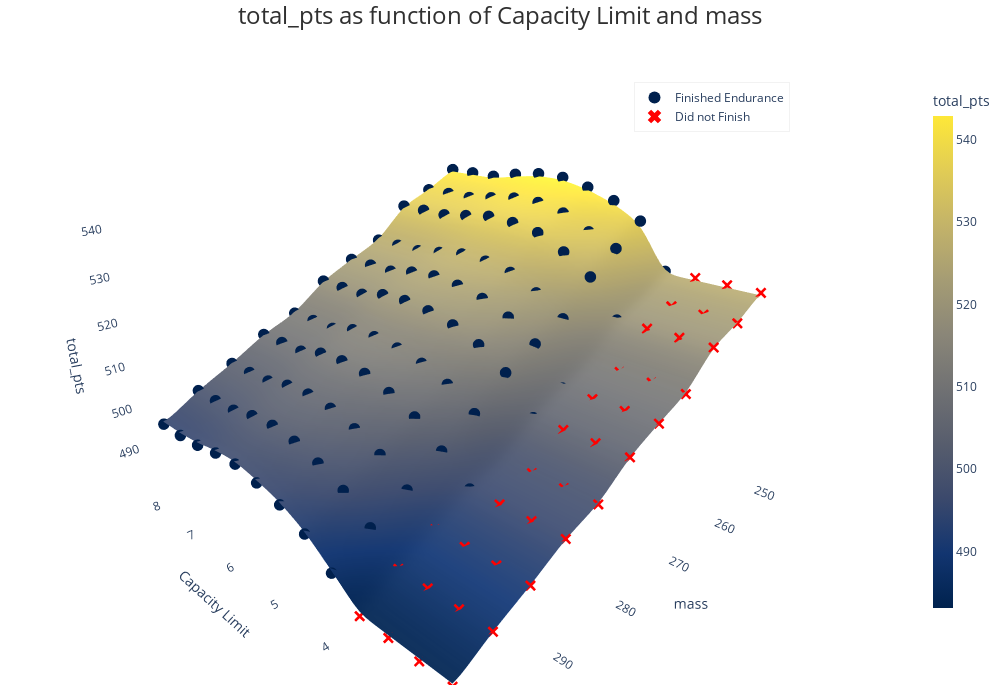

Notebook code cell kept with this figure:
### Code cell
cap_limit_results_2D.plot_surface(view_angle=135)

### Figure 1 — Plotly figure (JSON) as saved in the notebook; plotly's stock layout.template omitted (floating-point values rounded to 4 significant figures; data arrays with more than 128 entries replaced by an {"elided": "..."} marker saying what was removed)
{"data": [{"colorbar": {"len": 0.8, "thickness": 20, "tickfont": {"size": 12}, "title": {"font": {"size": 14}, "text": "total_pts"}}, "colorscale": [[0, "#00224e"], [0.1111, "#123570"], [0.2222, "#3b496c"], [0.3333, "#575d6d"], [0.4444, "#707173"], [0.5556, "#8a8678"], [0.6667, "#a59c74"], [0.7778, "#c3b369"], [0.8889, "#e1cc55"], [1, "#fee838"]], "hovertemplate": "Capacity Limit: %{x:.2f}<br>mass: %{y:.2f}<br>total_pts: %{z:.2f}<extra></extra>", "type": "surface", "x": {"elided": "55x65 float values"}, "y": {"elided": "55x65 float values"}, "z": {"elided": "55x65 float values"}}, {"marker": {"color": "#00204D", "size": 4}, "mode": "markers", "name": "Finished Endurance", "type": "scatter3d", "x": [4.0, 4.0, 4.0, 4.0, 4.0, 4.0, 4.0, 4.0, 4.5, 4.5, 4.5, 4.5, 4.5, 4.5, 4.5, 4.5, 4.5, 4.5, 4.5, 5.0, 5.0, 5.0, 5.0, 5.0, 5.0, 5.0, 5.0, 5.0, 5.0, 5.0, 5.5, 5.5, 5.5, 5.5, 5.5, 5.5, 5.5, 5.5, 5.5, 5.5, 5.5, 6.0, 6.0, 6.0, 6.0, 6.0, 6.0, 6.0, 6.0, 6.0, 6.0, 6.0, 6.5, 6.5, 6.5, 6.5, 6.5, 6.5, 6.5, 6.5, 6.5, 6.5, 6.5, 7.0, 7.0, 7.0, 7.0, 7.0, 7.0, 7.0, 7.0, 7.0, 7.0, 7.0, 7.5, 7.5, 7.5, 7.5, 7.5, 7.5, 7.5, 7.5, 7.5, 7.5, 7.5, 8.0, 8.0, 8.0, 8.0, 8.0, 8.0, 8.0, 8.0, 8.0, 8.0, 8.0, 8.5, 8.5, 8.5, 8.5, 8.5, 8.5, 8.5, 8.5, 8.5, 8.5, 8.5], "y": [250, 255, 260, 265, 270, 275, 280, 285, 250, 255, 260, 265, 270, 275, 280, 285, 290, 295, 300, 250, 255, 260, 265, 270, 275, 280, 285, 290, 295, 300, 250, 255, 260, 265, 270, 275, 280, 285, 290, 295, 300, 250, 255, 260, 265, 270, 275, 280, 285, 290, 295, 300, 250, 255, 260, 265, 270, 275, 280, 285, 290, 295, 300, 250, 255, 260, 265, 270, 275, 280, 285, 290, 295, 300, 250, 255, 260, 265, 270, 275, 280, 285, 290, 295, 300, 250, 255, 260, 265, 270, 275, 280, 285, 290, 295, 300, 250, 255, 260, 265, 270, 275, 280, 285, 290, 295, 300], "z": [525.9, 521.4, 518.7, 511.6, 508.4, 504.9, 499.0, 496.2, 536.3, 531.5, 526.8, 519.4, 516.1, 512.3, 506.3, 501.4, 496.7, 492.7, 487.5, 539.9, 534.0, 531.0, 523.5, 520.1, 516.3, 510.2, 506.1, 501.3, 497.2, 492.1, 542.0, 537.2, 534.1, 526.6, 522.5, 518.8, 512.6, 508.9, 504.0, 500.0, 494.8, 543.4, 538.6, 535.2, 527.7, 523.9, 520.1, 513.9, 510.8, 505.9, 501.8, 496.3, 543.4, 538.6, 535.5, 527.9, 524.5, 520.6, 514.4, 511.4, 506.6, 502.6, 497.3, 542.4, 537.6, 534.5, 526.9, 523.8, 520.3, 514.1, 511.0, 506.1, 502.1, 496.8, 541.0, 536.6, 533.5, 525.9, 522.5, 518.6, 512.4, 509.3, 504.7, 500.7, 495.7, 541.0, 536.6, 533.5, 525.9, 522.5, 518.6, 512.4, 509.3, 504.5, 500.4, 495.2, 541.0, 536.6, 533.5, 525.9, 522.5, 518.6, 512.4, 509.3, 504.5, 500.4, 495.2]}, {"marker": {"color": "red", "size": 4, "symbol": "x"}, "mode": "markers", "name": "Did not Finish", "type": "scatter3d", "x": [2.5, 2.5, 2.5, 2.5, 2.5, 2.5, 2.5, 2.5, 2.5, 2.5, 2.5, 3.0, 3.0, 3.0, 3.0, 3.0, 3.0, 3.0, 3.0, 3.0, 3.0, 3.0, 3.5, 3.5, 3.5, 3.5, 3.5, 3.5, 3.5, 3.5, 3.5, 3.5, 3.5, 4.0, 4.0, 4.0], "y": [250, 255, 260, 265, 270, 275, 280, 285, 290, 295, 300, 250, 255, 260, 265, 270, 275, 280, 285, 290, 295, 300, 250, 255, 260, 265, 270, 275, 280, 285, 290, 295, 300, 290, 295, 300], "z": [525.9, 521.4, 518.7, 511.6, 508.4, 504.9, 499.0, 496.2, 491.6, 487.6, 482.5, 525.9, 521.4, 518.7, 511.6, 508.4, 504.9, 499.0, 496.2, 491.6, 487.6, 482.5, 525.9, 521.4, 518.7, 511.6, 508.4, 504.9, 499.0, 496.2, 491.6, 487.6, 482.5, 491.6, 487.6, 482.5]}], "layout": {"height": 700, "legend": {"bgcolor": "rgba(255, 255, 255, 0.5)", "bordercolor": "rgba(211, 211, 211, 0.3)", "borderwidth": 1, "itemsizing": "constant", "itemwidth": 30, "x": 0.7, "y": 0.9}, "margin": {"b": 15, "l": 0, "r": 0, "t": 15}, "scene": {"aspectratio": {"x": 1.2, "y": 1.2, "z": 0.8}, "camera": {"center": {"x": 0, "y": 0, "z": 0}, "eye": {"x": -1.414, "y": 1.414, "z": 0.8}, "up": {"x": 0, "y": 0, "z": 1}}, "xaxis": {"backgroundcolor": "rgba(240, 240, 240, 0.8)", "gridcolor": "rgba(211, 211, 211, 0.3)", "showbackground": true, "title": {"text": "Capacity Limit"}}, "yaxis": {"backgroundcolor": "rgba(240, 240, 240, 0.8)", "gridcolor": "rgba(211, 211, 211, 0.3)", "showbackground": true, "title": {"text": "mass"}}, "zaxis": {"backgroundcolor": "rgba(240, 240, 240, 0.8)", "gridcolor": "rgba(211, 211, 211, 0.3)", "showbackground": true, "title": {"text": "total_pts"}}}, "title": {"font": {"color": "#303030", "size": 24}, "pad": {"b": 0, "t": 0}, "text": "total_pts as function of Capacity Limit and mass", "x": 0.5, "xanchor": "center", "yanchor": "top"}, "width": 1000}}
